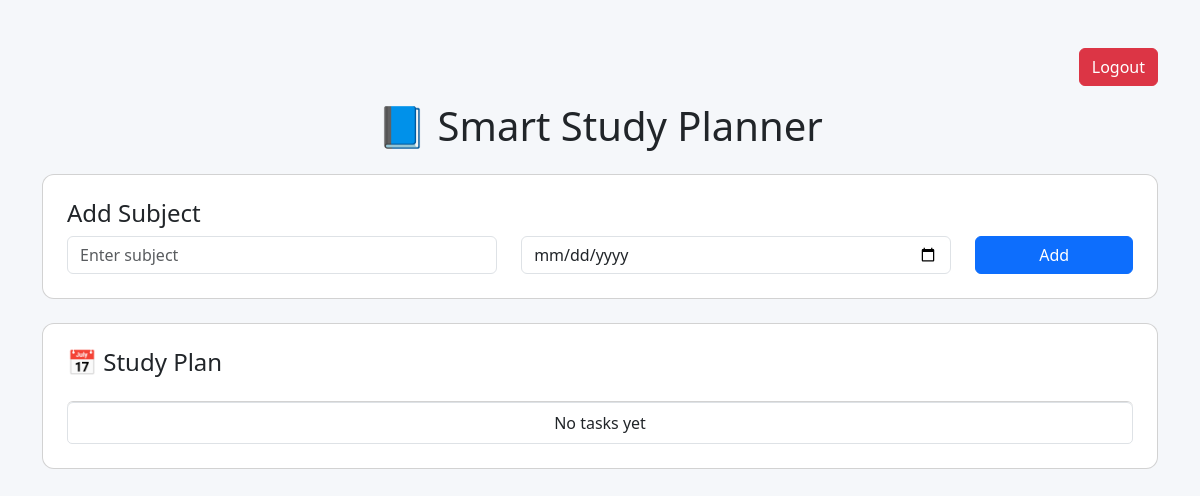
Page /home/ (signed in) on the earlier database version.
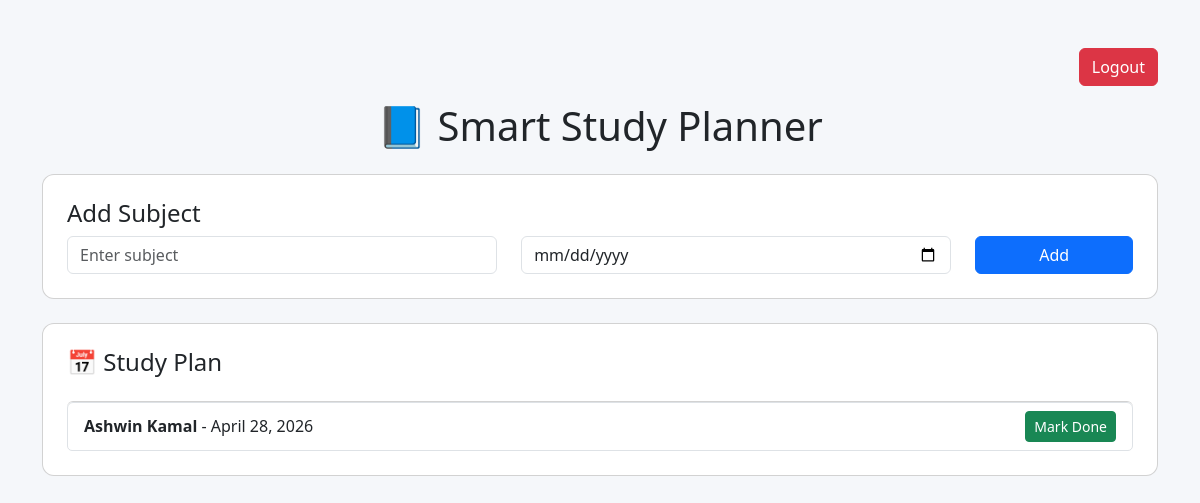
Same page on the later database version.
### plan/models.py (models this page shows)
class Task(models.Model):
    user = models.ForeignKey(User, on_delete=models.CASCADE)
    name = models.CharField(max_length=100)
    task_date = models.DateField()
    completed = models.BooleanField(default=False)

### plan/views.py (the view)
# urls.py: path('home/', views.home, name='home'),     # 👈 move home to /home/
@login_required
def home(request):
    tasks = Task.objects.filter(user=request.user).order_by('task_date')
    today = date.today()
    return render(request, 'index.html', {
        'tasks': tasks,
        'today': today
    })

### templates/index.html (shortened to what this page needs)
<!DOCTYPE html>
<html lang="en">
<head>
    <link href="https://cdn.jsdelivr.net/npm/bootstrap@5.3.0/dist/css/bootstrap.min.css" rel="stylesheet">
</head>
<body>
<div class="container mt-5">
    <div class="d-flex justify-content-end mb-3">
        <a href="{% url 'logout' %}" class="btn btn-danger">Logout</a>
    </div>
    <h1 class="text-center mb-4">📘 Smart Study Planner</h1>
    <div class="card p-4 mb-4">
        <h4>Add Subject</h4>
        <form method="POST" action="/add/">
        <div class="row">
            <div class="col-md-5">
                <input type="text" name="name" class="form-control" placeholder="Enter subject" required>
            </div>
            <div class="col-md-5">
                <input type="date" name="task_date" class="form-control" required>
            </div>
            <div class="col-md-2">
                <button class="btn btn-primary w-100">Add</button>
            </div>
        </div>
    </form>
    </div>
    <div class="card p-4">
        <h4>📅 Study Plan</h4>
        <ul class="list-group mt-3">
            {% for task in tasks %}
                <li class="list-group-item d-flex justify-content-between align-items-center
                {% if task.completed %} list-group-item-success {% endif %}">
                    <div>
                        <strong>{{ task.name }}</strong> - {{ task.task_date }}
                    </div>
                    <div>
                        {% if not task.completed %}
                            <a href="/complete/{{ task.id }}/" class="btn btn-success btn-sm">Mark Done</a>
                        {% else %}
                            <span class="badge bg-success">Completed</span>
                        {% endif %}
                    </div>
                </li>
            {% empty %}
                <li class="list-group-item text-center">No tasks yet</li>
            {% endfor %}
        </ul>
    </div>
</div>
</body>
</html>

Differences in the rows shown:
added Task: name "Ashwin Kamal", task_date "April 28, 2026"
Other differences:
text no longer shown: "No tasks yet"
